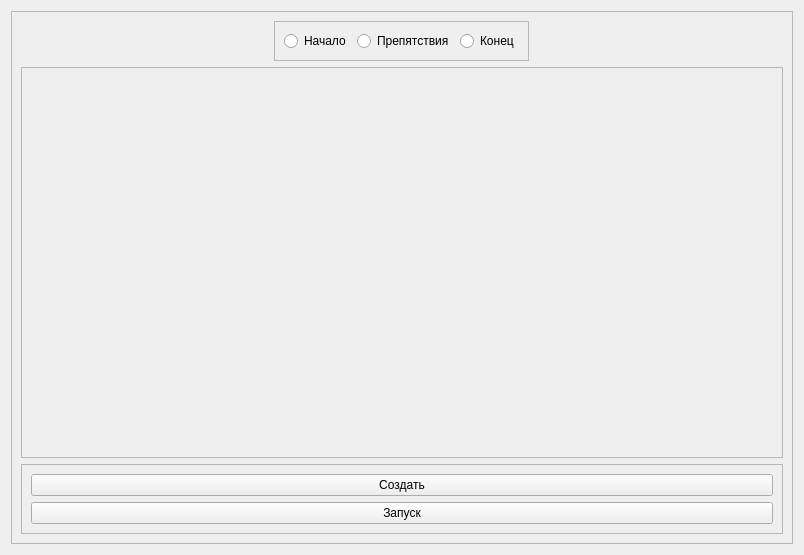
<?xml version="1.0" encoding="UTF-8"?>
<ui version="4.0">
 <class>VisualDijkstra</class>
 <widget class="QWidget" name="VisualDijkstra">
  <property name="geometry">
   <rect>
    <x>0</x>
    <y>0</y>
    <width>804</width>
    <height>555</height>
   </rect>
  </property>
  <property name="windowTitle">
   <string>Form</string>
  </property>
  <layout class="QVBoxLayout" name="verticalLayout">
   <item>
    <widget class="QFrame" name="frame_4">
     <property name="frameShape">
      <enum>QFrame::StyledPanel</enum>
     </property>
     <property name="frameShadow">
      <enum>QFrame::Raised</enum>
     </property>
     <layout class="QVBoxLayout" name="verticalLayout_8">
      <item alignment="Qt::AlignHCenter">
       <widget class="QFrame" name="frame_5">
        <property name="frameShape">
         <enum>QFrame::StyledPanel</enum>
        </property>
        <property name="frameShadow">
         <enum>QFrame::Raised</enum>
        </property>
        <layout class="QHBoxLayout" name="horizontalLayout_4">
         <item>
          <widget class="QRadioButton" name="rb_start_point">
           <property name="text">
            <string>Начало</string>
           </property>
          </widget>
         </item>
         <item>
          <widget class="QRadioButton" name="rb_barrier">
           <property name="text">
            <string>Препятствия</string>
           </property>
          </widget>
         </item>
         <item>
          <widget class="QRadioButton" name="rb_end_point">
           <property name="text">
            <string>Конец</string>
           </property>
          </widget>
         </item>
        </layout>
       </widget>
      </item>
      <item>
       <widget class="QFrame" name="frame_6">
        <property name="sizePolicy">
         <sizepolicy hsizetype="Expanding" vsizetype="Expanding">
          <horstretch>0</horstretch>
          <verstretch>0</verstretch>
         </sizepolicy>
        </property>
        <property name="frameShape">
         <enum>QFrame::StyledPanel</enum>
        </property>
        <property name="frameShadow">
         <enum>QFrame::Raised</enum>
        </property>
        <layout class="QVBoxLayout" name="verticalLayout_10"/>
       </widget>
      </item>
      <item>
       <widget class="QFrame" name="frame_7">
        <property name="frameShape">
         <enum>QFrame::StyledPanel</enum>
        </property>
        <property name="frameShadow">
         <enum>QFrame::Raised</enum>
        </property>
        <layout class="QVBoxLayout" name="verticalLayout_9">
         <item>
          <widget class="QPushButton" name="pb_create_field">
           <property name="text">
            <string>Создать</string>
           </property>
          </widget>
         </item>
         <item>
          <widget class="QPushButton" name="pb_launch_action">
           <property name="text">
            <string>Запуск</string>
           </property>
          </widget>
         </item>
        </layout>
       </widget>
      </item>
     </layout>
    </widget>
   </item>
  </layout>
 </widget>
 <resources/>
 <connections/>
</ui>
